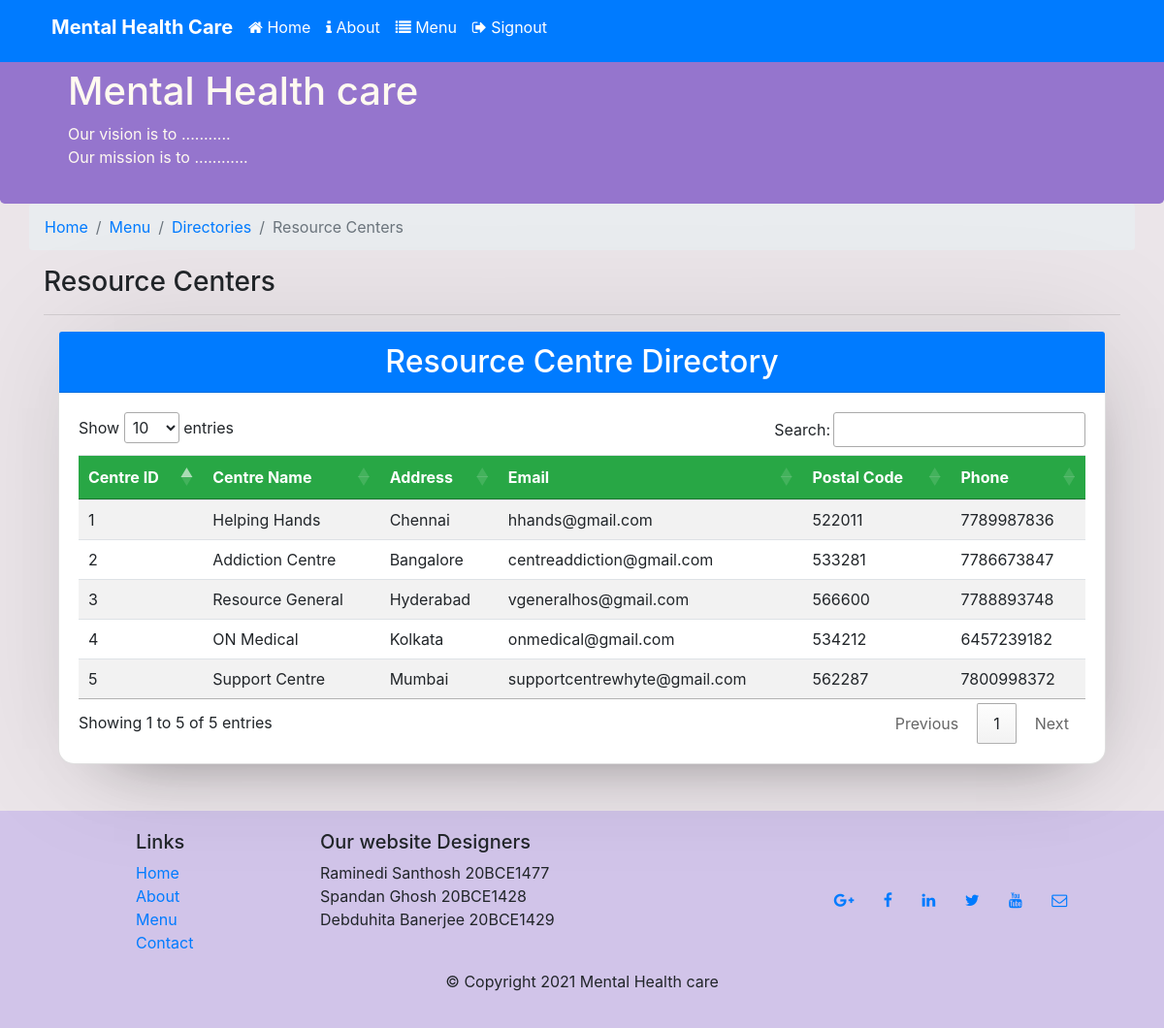
Screenshot of /Counsellor/resource_centers.php (signed in) with the database file from the repository.
### tables this page shows
CREATE TABLE `resourcecentre` (
  `centreID` int(11) NOT NULL,
  `centreName` varchar(125) NOT NULL,
  `address` varchar(50) NOT NULL,
  `email` varchar(80) NOT NULL,
  `postalCode` char(80) NOT NULL,
  `phoneNum` char(12) NOT NULL
);

### Counsellor/resource_centers.php (the view, shortened to what this page needs)
<?php
	$conn = OpenCon();
	function showResourceCentres() {
		global $conn;
		$sql = "SELECT * FROM ResourceCentre";
		$result = $conn->query($sql);
		while($row = $result->fetch_assoc()) {
			echo "<tr>
					<td>".$row["centreID"]."</td>
					<td>".$row["centreName"]."</td>
					<td>".$row["address"]."</td>
					<td>".$row["email"]."</td>
					<td>".$row["postalCode"]."</td>
					<td>".$row["phoneNum"]."</td>
				  </tr>";
		}
	}
?><?php include 'header.html'; ?>
    <div class="container mb-5">
        <div class="row">
            <ol class="col-12 breadcrumb">
                <li class="breadcrumb-item"><a href="home.php">Home</a></li>
                <li class="breadcrumb-item"><a href="menu.php">Menu</a></li>
                <li class="breadcrumb-item"><a href="menu.php">Directories</a></li>
                <li class="breadcrumb-item active">Resource Centers</li>
            </ol>
            <div class="col-12">
               <h3>Resource Centers</h3>
               <hr>
            </div>
        </div>
        <div class="container">
            <div class="card">
                <h2 class="card-header text-white bg-primary text-center">Resource Centre Directory</h2>
                <div class="card-body">
                    <table class="table table-striped" id="myTable">
                        <thead class="bg-success text-white">
                            <tr>
                                <th scope="col">Centre ID</th>
                                <th scope="col">Centre Name</th>
                                <th scope="col">Address</th>
                                <th scope="col">Email</th>
                                <th scope="col">Postal Code</th>
                                <th scope="col">Phone</th>
                            </tr>
                        </thead>
                        <?php showResourceCentres()?>
                    </table>
                </div>
            </div>
        </div>
    </div>
</body>
</html>

### css/style.css (style rules this page uses)
.footer { margin-top: 10px; padding : 20px 0px 20px 0px; background-color: #D1C4E9; }
body { background-color: rgb(235, 229, 233); }
.row-header { margin:0px auto; padding:0px; }
.jumbotron { padding: 60px 30px 10px 30px; margin: 0px auto; background: #9575CD; color: floralwhite; }
.card { background: #fff; border-radius: 16px; box-shadow: 10px 0 128px 0 rgba(0,0,0,0.1), 10px 32px 64px -48px rgba(0,0,0,0.5); }
.navbar-dark { background-color: #512DA8; }

### rows the page displays
resourcecentre: centreID "1", centreName "Helping Hands", address "Chennai", email "hhands@gmail.com", postalCode "522011", phoneNum "7789987836"
resourcecentre: centreID "2", centreName "Addiction Centre", address "Bangalore", email "centreaddiction@gmail.com", postalCode "533281", phoneNum "7786673847"
resourcecentre: centreID "3", centreName "Resource General", address "Hyderabad", email "vgeneralhos@gmail.com", postalCode "566600", phoneNum "7788893748"
resourcecentre: centreID "4", centreName "ON Medical", address "Kolkata", email "onmedical@gmail.com", postalCode "534212", phoneNum "6457239182"
resourcecentre: centreID "5", centreName "Support Centre", address "Mumbai", email "supportcentrewhyte@gmail.com", postalCode "562287", phoneNum "7800998372"
